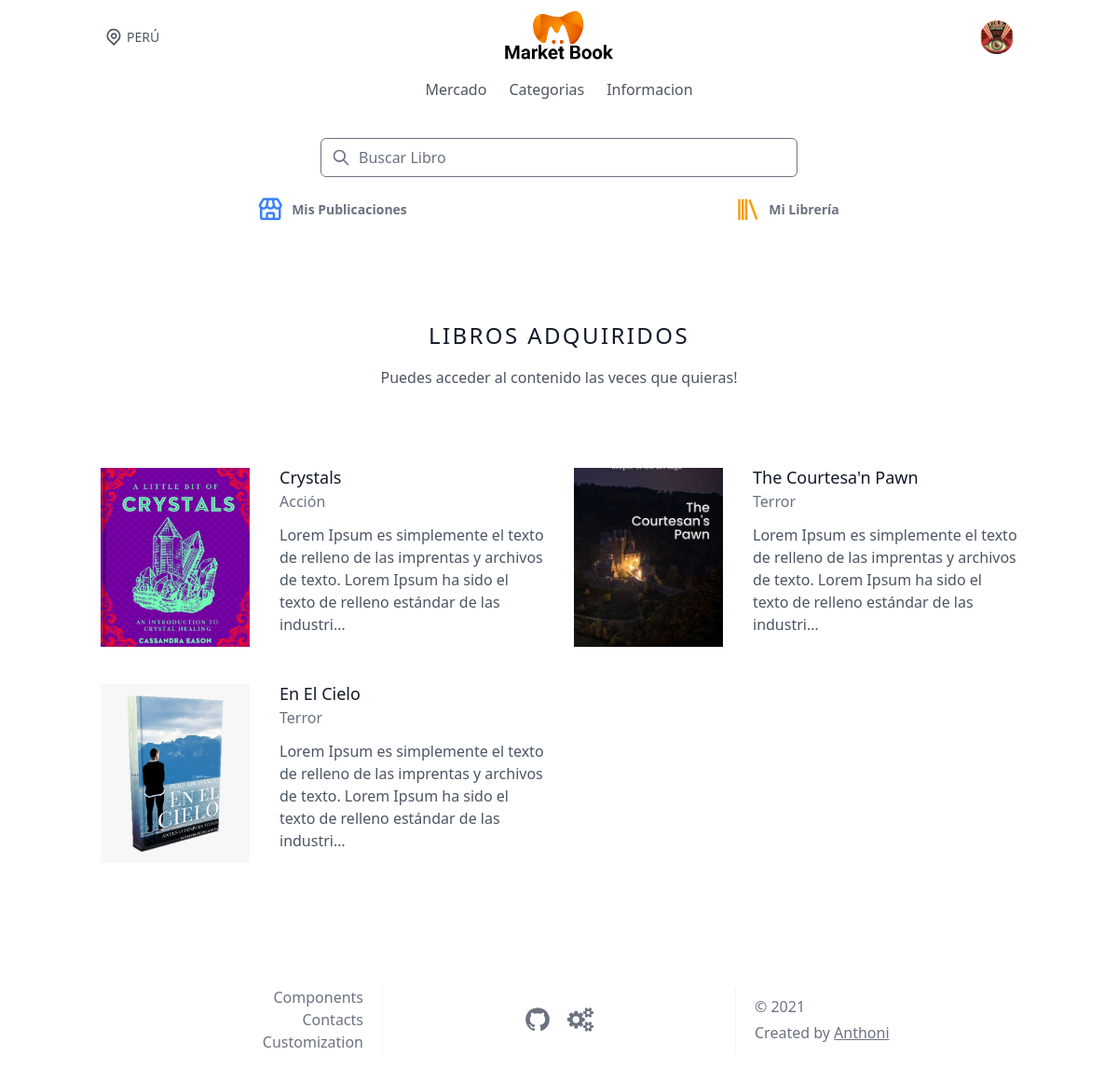
Page /library/anthoni/ (signed in) on the committed database.
### accounts/models.py (models this page shows)
class User(AbstractUser):
    stripe_customer_id=models.CharField(max_length=50,null=True, blank=True)
    photo=models.ImageField(default='users/user_default_bg.png',upload_to=user_directory_path_profile)
    created=models.DateTimeField(auto_now_add=True)
    verifield=models.CharField(max_length=10,choices=VERIFICATION_OPTIONS,default='unverified')
    coins  =models.DecimalField(max_digits=19,decimal_places=2,default=0,blank=False)
    date_created =models.DateField(auto_now_add=True)
    def get_produsts_count(self):
        return self.library.products.all().count()
    def get_produsts_count_public(self):
        return self.products.all().count()

### marketplace/models.py (models this page shows, shortened)
class Product(models.Model):
    user = models.ForeignKey(
        User, on_delete=models.CASCADE, related_name='products')
    name = models.CharField(max_length=100)
    description = models.TextField()
    thumbnail = models.ImageField(
        blank=True, null=True, upload_to=marketplace_directory_path)
    slug = models.SlugField(unique=True)
    content_file = models.FileField(blank=True, null=True)
    active = models.BooleanField(default=False)
    price = models.PositiveIntegerField(default=100)
    category = models.ManyToManyField(Categories)
    created = models.DateTimeField(auto_now_add=True)

class Categories(models.Model):
    name = models.CharField(max_length=100)
    def __str__(self):
        return self.name

### core/views.py (the view)
# urls.py: path('library/<username>/',UserLibraryView.as_view(),name="library"),
class UserLibraryView(LoginRequiredMixin,View):
    def get(self, request,username, *args, **kwargs):
        user=get_object_or_404(User,username=username)
        userlibrary=UserLibraty.objects.get(user=user)
        context={
            'userlibrary':userlibrary
        }
        return render(request, 'pages/products/library.html', context)

### accounts/models.py (called while the page is built)
    @property
    def get_card_view(self):
        return self.card[15:19]

### templates/pages/products/library.html (shortened to what this page needs)
{% extends 'base.html' %}
{% load static %}
{% block content %}
{% block profile %}
{% include 'components/profile.html'%}
{% endblock profile %}
<section class="text-gray-600 body-font">
        <div class="container px-5 py-24 mx-auto">
                <div class="flex flex-col text-center w-full mb-20">
                        <h1 class="text-2xl font-medium title-font mb-4 text-gray-900 tracking-widest">LIBROS ADQUIRIDOS
                        </h1>
                        <p class="lg:w-2/3 mx-auto leading-relaxed text-base">Puedes acceder al contenido las veces que
                                quieras!</p>
                </div>
                <div class="flex flex-wrap -m-4">
                        {% for book in userlibrary.products.all %}
                        <div class="p-4 lg:w-1/2">
                                <div class="h-full flex sm:flex-row flex-col items-center sm:justify-start justify-center text-center sm:text-left">
                                        <a href="{% url 'product-detail' book.slug %}"
                                                class="flex-shrink-0 rounded-lg  sm:mb-0 mb-4">
                                                <img alt="team" class="object-center object-cover w-40 h-48  "
                                                        src="{{book.thumbnail.url}}">
                                        </a>
                                        <div class="flex-grow sm:pl-8">
                                                <a href="{% url 'product-detail' book.slug %}"
                                                        class="title-font font-medium text-lg text-gray-900">{{book.name}}</a>
                                                {% for cat in book.category.all %}
                                                <h3 class="text-gray-500 mb-3">{{cat}}</h3>
                                                {% endfor %}
                                                <p class="mb-4">{{book.description|truncatechars:150}}</p>
                                        </div>
                                </div>
                        </div>
                        {% endfor %}
                </div>
        </div>
</section>
{% endblock content %}
{% block footer %}
{% include 'components/footer.html' %}
{% endblock footer %}

### templates/components/navbar.html (shortened to what this page needs)
{% load static %}
{% url 'home' as home %}
<header>
  <div class="container mx-auto px-6 py-3">
    <div class="flex  items-center justify-between">
      <div class="hidden w-full text-gray-600 md:flex md:items-center">
        <span class="mx-1 text-sm">PERÚ</span>
      </div>
      <div class="w-full flex justify-center">
        <a href="{% url 'home' %} " class="flex justify-center">
          <img class="md:h-14 w-auto h-10 l" src="{% static 'images/logo.png' %}" alt="">
        </a>
      </div>
      <div class="flex items-center justify-end w-full">
        {% if user.is_authenticated %}
        <button @click="cartOpen = !cartOpen" class="text-gray-600 focus:outline-none mx-4 sm:mx-0">
          <div class="w-9 h-9 rounded-full overflow-hidden ">
            <img src="{{user.photo.url}}" alt="" class="w-full h-full object-cover ">
          </div>
        </button>
        {% endif %}
      </div>
    </div>
    <nav :class="isOpen ? '' : 'hidden'" class="sm:flex sm:justify-center sm:items-center mt-4">
      <div class="flex flex-col sm:flex-row">
        <a class="mt-3 text-gray-600 hover:underline sm:mx-3 sm:mt-0" href=" {% url 'home' %}">Mercado</a>
          <form action="{% url 'marketplace:category' %}" method="GET"
            class=" font-semibold tracking-widest text-gray-900 uppercase rounded-lg dark-mode:text-white focus:outline-none focus:shadow-outline">
            <button type="submit" class="">
                <span class="mt-3 text-gray-600 hover:underline sm:mx-3 sm:mt-0">Categorias</span>
            </button>
        </form>
        <a class="mt-3 text-gray-600 hover:underline sm:mx-3 sm:mt-0" href="#">Informacion</a>
      </div>
    </nav>
    <div class="relative mt-6 max-w-lg mx-auto">
      <span class="absolute inset-y-0 left-0 pl-3 flex items-center">
        <svg class="h-5 w-5 text-gray-500" viewBox="0 0 24 24" fill="none">
          <path
            d="M21 21L15 15M17 10C17 13.866 13.866 17 10 17C6.13401 17 3 13.866 3 10C3 6.13401 6.13401 3 10 3C13.866 3 17 6.13401 17 10Z"
            stroke="currentColor" stroke-width="2" stroke-linecap="round" stroke-linejoin="round" />
        </svg>
      </span>
      <input
        class="w-full border rounded-md pl-10 pr-4 py-2 focus:border-blue-500 focus:outline-none focus:shadow-outline"
        type="text" placeholder="Buscar Libro">
    </div>
  </div>
</header>
{% if user.is_authenticated %}
<div class=" flex container mx-auto px-6">
  <a href="{% url 'product-list' %}"
    class="w-1/2 flex space-x-2 justify-center items-center hover:bg-gray-100 dark:hover:bg-dark-third text-xl sm:text-3xl py-2 rounded-lg cursor-pointer text-blue-500">
    <i class='bx bx-store'></i>
    <span class="text-xs sm:text-sm font-semibold text-gray-500 dark:text-dark-txt">Mis Publicaciones</span>
  </a>
  <a href="{% url 'library' user.username %}"
    class="w-1/2 flex space-x-2 justify-center items-center hover:bg-gray-100 dark:hover:bg-dark-third text-xl sm:text-3xl py-2 rounded-lg cursor-pointer text-yellow-500">
    <i class='bx bx-library'></i>
    <span class="text-xs sm:text-sm font-semibold text-gray-500 dark:text-dark-txt">Mi Librería</span>
  </a>
</div>
{% endif %}

### rows in the picture
User: photo (placeholder picture)
Product: thumbnail (picture), name "Crystals", description "Lorem Ipsum es simplemente el texto de relleno de las imprentas y archivos de texto. Lorem Ipsum ha sido el texto de relleno estándar de las industri…"
Categories: name "Acción"
Product: thumbnail (picture), name "The Courtesa'n Pawn", description "Lorem Ipsum es simplemente el texto de relleno de las imprentas y archivos de texto. Lorem Ipsum ha sido el texto de relleno estándar de las industri…"
Categories: name "Terror"
Product: thumbnail (picture), name "En El Cielo", description "Lorem Ipsum es simplemente el texto de relleno de las imprentas y archivos de texto. Lorem Ipsum ha sido el texto de relleno estándar de las industri…"
